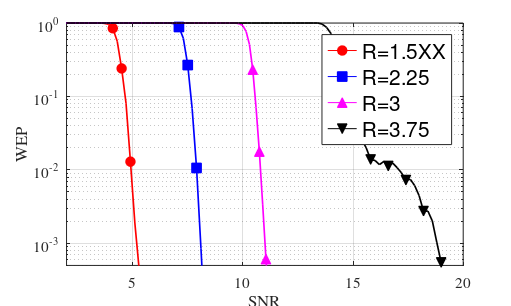

MATLAB code to generate this figure:
clc;clear;clf;

semilogy(10,10,'-or','markerfacecolor','r','MarkerSize',7)
hold on
semilogy(10,10,'-sb','markerfacecolor','b','MarkerSize',7)
semilogy(10,10,'-^m','markerfacecolor','m','MarkerSize',7)
semilogy(10,10,'-vk','markerfacecolor','k','MarkerSize',7)

%%
load WEP_Turbo_16QAM_rate1.5poincenage6_3gpp.mat

semilogy(10.*log10(SNRLin),WEP_set(:,1),'-r','linewidth',1.2)

hold on

p0=76;
p1=2;
y1=WEP_set((p0:p1:end),1);
x1=SNRLin(p0:p1:end);
semilogy(10.*log10(x1),y1,'or','markerfacecolor','r','MarkerSize',7)

%%
load WEP_Turbo_16QAM_rate2.25poincenage6_3gpp.mat

semilogy(10.*log10(SNRLin),WEP_set(:,1),'-b','linewidth',1.2)
p0=81;
p1=2;
y2=WEP_set((p0:p1:end),1);
x2=SNRLin(p0:p1:end);
semilogy(10.*log10(x2),y2,'sb','markerfacecolor','b','MarkerSize',7)

%%

load WEP_Turbo_16QAM_rate3poincenage6_3gpp.mat

semilogy(10.*log10(SNRLin),WEP_set(:,1),'-m','linewidth',1.2)
p0=105;
p1=2;
y2=WEP_set((p0:p1:end),1);
x2=SNRLin(p0:p1:end);
semilogy(10.*log10(x2),y2,'^m','markerfacecolor','m','MarkerSize',7)

%%
load WEP_Turbo_16QAM_rate3.75poincenage6_3gpp.mat

semilogy(10.*log10(SNRLin),WEP_set(:,1),'-k','linewidth',1.2)
p0=86;
p1=4;
y2=WEP_set((p0:p1:end),1);
x2=SNRLin(p0:p1:end);
semilogy(10.*log10(x2),y2,'vk','markerfacecolor','k','MarkerSize',7)

%%
xlabel('SNR')
ylabel('WEP')

grid

legend('R=1.5XX','R=2.25','R=3','R=3.75','Location','NorthEast')
axis([02 20 5e-4 1])
set(gca,'fontsize',11)
ll=legend;
set(ll,'FontSize',15);
%set(gcf,'PaperPositionMode','manual');

set(gcf,'PaperUnits','centimeters');
lar=512;
lon=2*lar/(1.1+sqrt(5));
set(gcf,'Position',[384 874 lar lon]);
set(gcf,'PaperPosition',[1.19 16 1.19 16]);
set(gca,'fontName','Times')
set(gcf,'PaperPositionMode','auto');




name_figure = 'Wep_TR';
print('-depsc','-r300',name_figure)



%load Turbo2_BRQ6.mat

% figure(1)
% 
% load WEP_Turbo_16QAM_rate1.5poincenage6_3gpp.mat
% 
% i=1;
% 
% Rate_parity_Set(i)
% semilogy(10.*log10(SNRLin),WEP_set(:,i),'-r')
% 
% hold on
% 
% i=5
% Rate_parity_Set(i)
% loglog(SNRLin,WEP_set(:,i),'-.m')
% 
% 
% i=10
% Rate_parity_Set(i)
% loglog(SNRLin,WEP_set(:,i),'-.g')
% 
% i=15
% Rate_parity_Set(i)
% loglog(SNRLin,WEP_set(:,i),'-.b')
% 
% axis([-5 6 1e-4 1])
% 
% legend('Rp=0','Rp=0.37','Rp=0.84','Rp=1.3')
% 
% xlabel('SNR')
% ylabel('WEP')
% 
% grid

% 
% figure(2)
% 
% load WEP_Turbo_16QAM_rate1.5poincenage6_3gpp.mat
% 
% for i=1:length(Rate_parity_Set)-1
%     semilogy(10.*log10(SNRLin),WEP_set(:,i))
%     hold on
% end
% axis([-5 6 1e-4 1])
% title('R=1.5')
% 
% 
% figure(3)
% 
% load WEP_Turbo_16QAM_rate2.25poincenage6_3gpp.mat
% 
% for i=1:length(Rate_parity_Set)-1
%     semilogy(10.*log10(SNRLin),WEP_set(:,i))
%     hold on
% end
% axis([-5 10 1e-4 1])
% title('R=2.25')
% 
% figure(4)
% 
% load WEP_Turbo_16QAM_rate3poincenage6_3gpp.mat
% 
% for i=1:length(Rate_parity_Set)-1
%     semilogy(10.*log10(SNRLin),WEP_set(:,i))
%     hold on
% end
% axis([-5 15 1e-4 1])
% title('R=3')
% 
% figure(5)
% 
% load WEP_Turbo_16QAM_rate3.75poincenage6_3gpp.mat
% 
% for i=1:length(Rate_parity_Set)-1
%     semilogy(10.*log10(SNRLin),WEP_set(:,i))
%     hold on
% end
% axis([-5 20 1e-4 1])
% title('R=4')
% 
% figure(6)
% 
% load MI_16QAM.mat
% MI_16QAM=[0 MI_16QAM(1:end-1)' 4];
% th=[0 10.^((SNR(1:end-1))'./10) 1e10];
% Qam_th=@(R) interp1(MI_16QAM,th,R);
% Qam_r=@(gamma) interp1(th,MI_16QAM,gamma);
% 
% load WEP_Turbo_16QAM_rate1.5poincenage6_3gpp.mat
% 
% load WEP_Turbo_16QAM_rate1.5poincenage6_3gpp.mat
% %[val,nan_v]=max(isnan(WEP_set(:,1)));
% %[val,nan_v]=min((WEP_set(:,1))>=1e-4);
% %j=nan_v;
% %j=(nan_v-1)*(nan_v>1)+length(SNRLin)*(nan_v==1);
% % SNRLin_m{i}=[0 SNRLin(1:j) 1e100];
% % WEP_m{i}=[1 (WEP_set((1:j),1))' 0];
% i=1;
% [C,IA,IC] = unique(WEP_set(:,1), 'last') ;
% output_wep = WEP_set((sort(IA)),1);
% output_SNRLin=SNRLin(sort(IA));
% [val,nan_v]=max(isnan(output_wep));
% j=(nan_v-1)*(nan_v>1)+length(IA)*(nan_v==1);
% SNRLin_m{i}=[1e-50 output_SNRLin(1:j) 1e100];
% WEP_m{i}=[1 output_wep(1:j)' 1e-50];
% 
% epsilon=1e-1;
% for i=1:length(Rate_parity_Set)-1
%     snr_th(i)=interp1(squeeze(WEP_m{1}(:,i)),10.*log10(squeeze(SNRLin_m{1})),epsilon);
% end
% plot(Rate_parity_Set(1:end-1),snr_th,'r',Rate_parity_Set(1:end-1),10.*log10(Qam_th(Rate_parity_Set(1:end-1))),'r')
% axis([-5 6 1e-4 1])
% title('R=1.5')
%     

